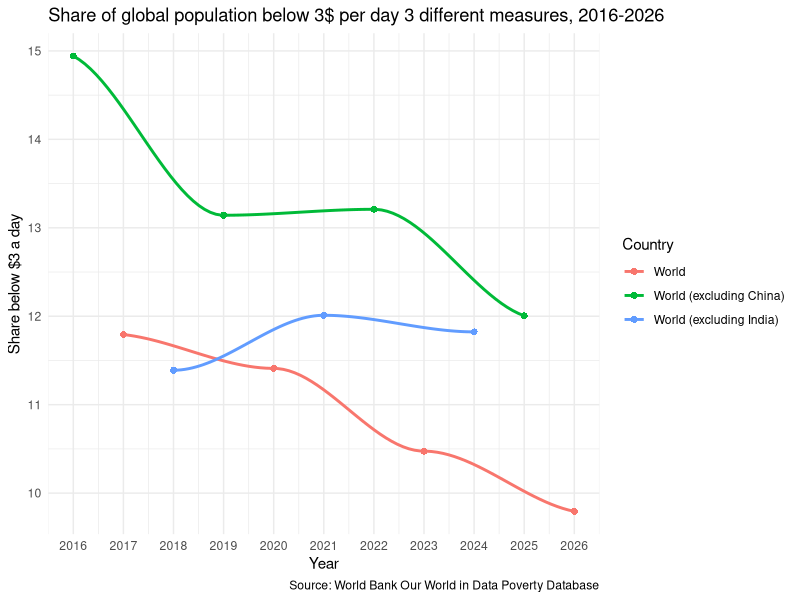

Source code (R):
## ---- chunk 1
library(tidyverse)
library(readr)
owi_poverty <- read_csv("data/share-of-population-living-in-extreme-poverty.csv") 

poverty_world <- owi_poverty |>
  filter(Country == c("World", "World (excluding China)", "World (excluding India)"))
  
ggplot(data = poverty_world,
       mapping = aes(x = Year,
                     y = `Share below $3 a day`,
                     color = Country)) +
  geom_point(size = 2, shape = 16) +
  geom_smooth(method = "loess",
              se = FALSE) +
  scale_x_continuous(breaks = seq(2016, 2026, by = 1)) +
  theme_minimal() +
  labs(title = paste("Share of global population below 3$ per day",
                     "3 different measures, 2016-2026"),
       caption = "Source: World Bank Our World in Data Poverty Database")
  
  
  
## ---- chunk 2
library(tidyverse)

owi_poverty <- read_csv("data/share-of-population-living-in-extreme-poverty.csv") 



## ---- chunk 3
